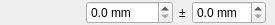
<?xml version="1.0" encoding="UTF-8"?>
<ui version="4.0">
 <class>FormRange</class>
 <widget class="QWidget" name="FormRange">
  <property name="geometry">
   <rect>
    <x>0</x>
    <y>0</y>
    <width>275</width>
    <height>25</height>
   </rect>
  </property>
  <property name="windowTitle">
   <string>Form</string>
  </property>
  <layout class="QHBoxLayout" name="horizontalLayout">
   <property name="leftMargin">
    <number>0</number>
   </property>
   <property name="topMargin">
    <number>0</number>
   </property>
   <property name="rightMargin">
    <number>9</number>
   </property>
   <property name="bottomMargin">
    <number>0</number>
   </property>
   <item>
    <widget class="QLabel" name="labelTitle">
     <property name="sizePolicy">
      <sizepolicy hsizetype="Expanding" vsizetype="Preferred">
       <horstretch>0</horstretch>
       <verstretch>0</verstretch>
      </sizepolicy>
     </property>
     <property name="minimumSize">
      <size>
       <width>80</width>
       <height>0</height>
      </size>
     </property>
     <property name="text">
      <string/>
     </property>
    </widget>
   </item>
   <item>
    <widget class="QDoubleSpinBox" name="spinRangeZero">
     <property name="suffix">
      <string> mm</string>
     </property>
     <property name="decimals">
      <number>1</number>
     </property>
     <property name="maximum">
      <double>1000.000000000000000</double>
     </property>
     <property name="singleStep">
      <double>0.500000000000000</double>
     </property>
    </widget>
   </item>
   <item>
    <widget class="QLabel" name="label_2">
     <property name="text">
      <string>±</string>
     </property>
    </widget>
   </item>
   <item>
    <widget class="QDoubleSpinBox" name="spinRangeError">
     <property name="suffix">
      <string> mm</string>
     </property>
     <property name="decimals">
      <number>1</number>
     </property>
     <property name="maximum">
      <double>10.000000000000000</double>
     </property>
     <property name="singleStep">
      <double>0.500000000000000</double>
     </property>
    </widget>
   </item>
  </layout>
 </widget>
 <resources/>
 <connections/>
</ui>
